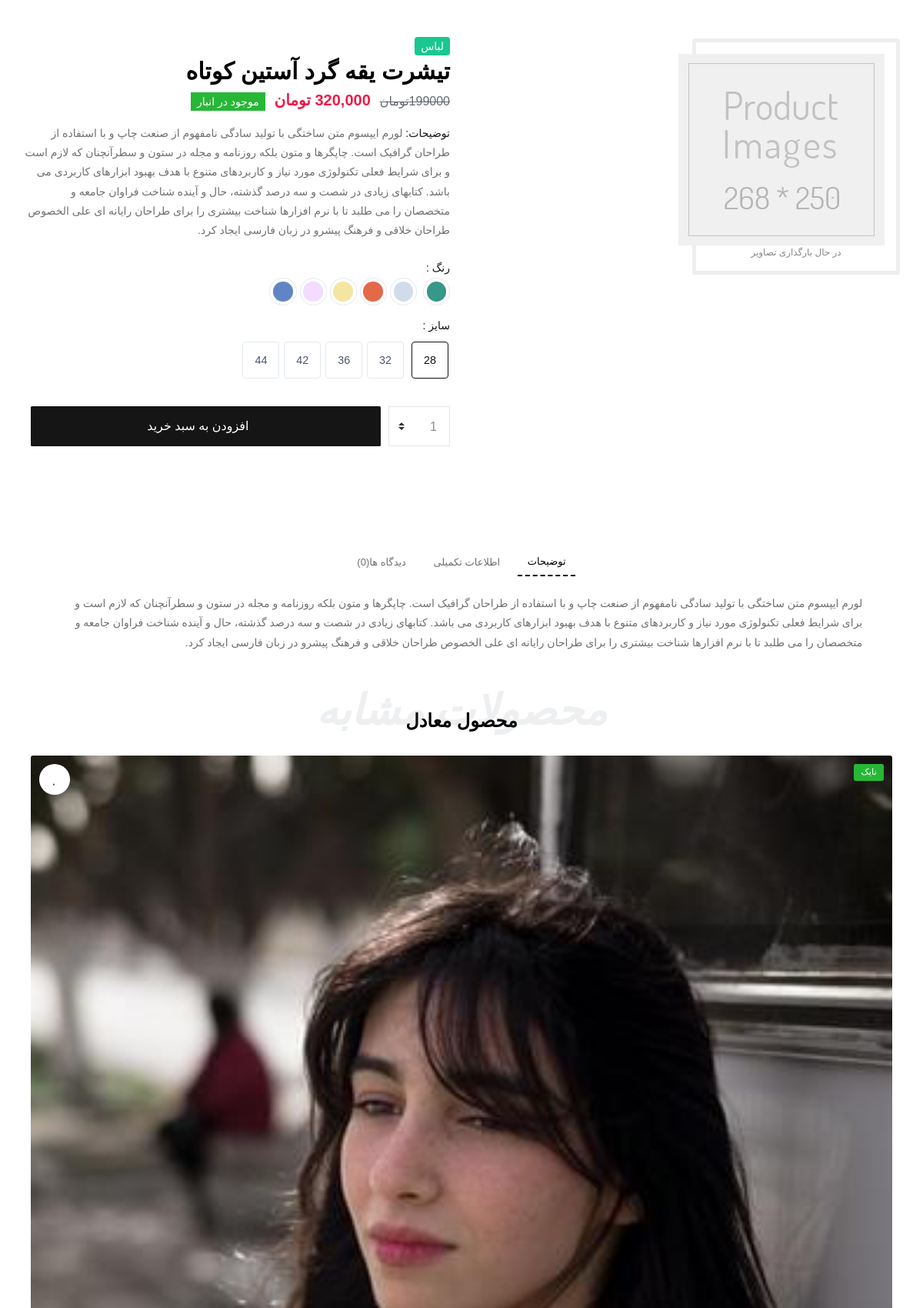
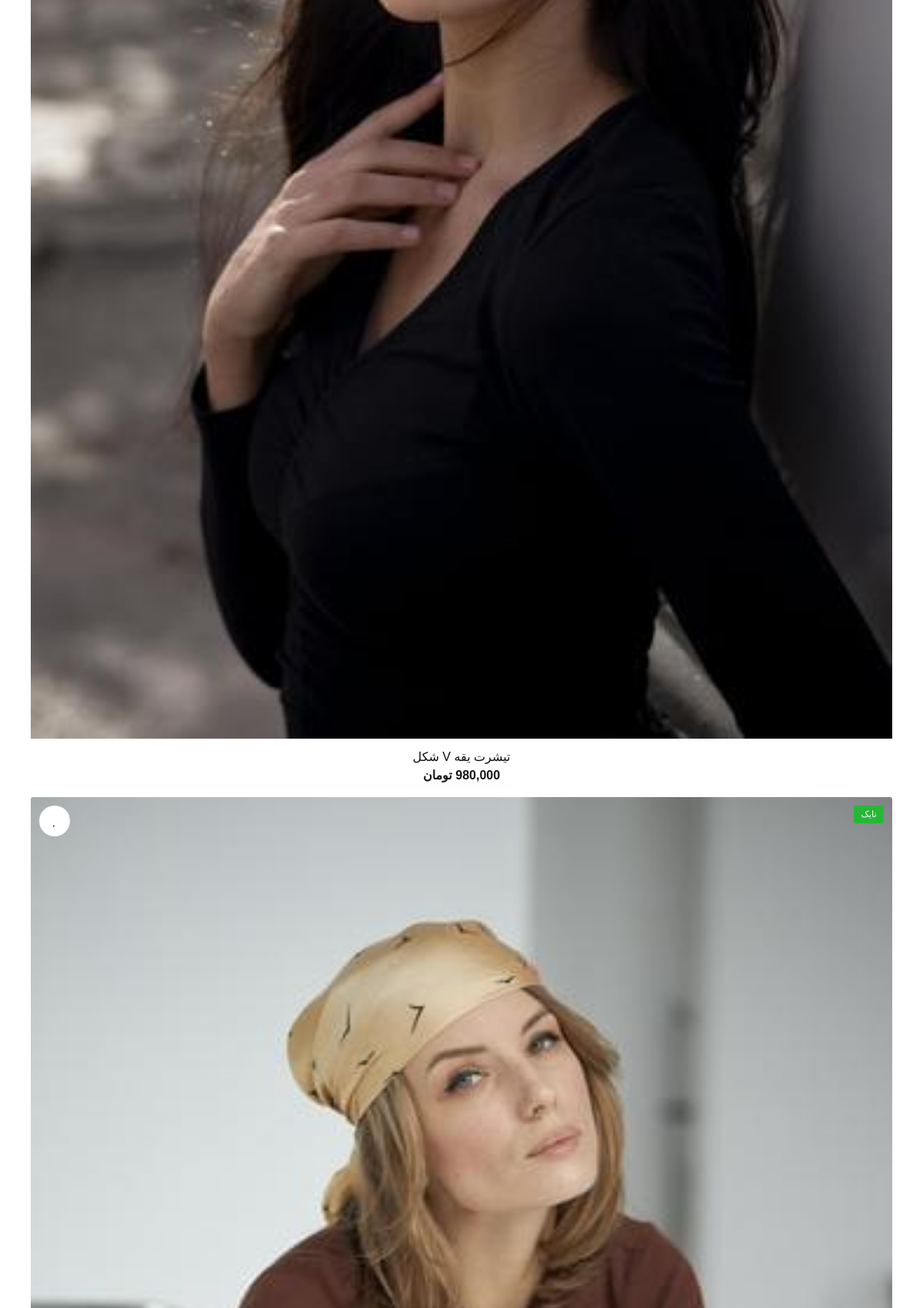
Page /products/Short-Sleeve-Round-Neck-T-Shirt-1/ (upper part) on the committed database (2 pictures, top to bottom).
### product/models.py (models this page shows, shortened)
class Product(models.Model):
    title = models.CharField(max_length=300, verbose_name='نام محصول')
    category = models.ManyToManyField(ProductCategory, related_name='product_categories', verbose_name='دسته بندی ها')
    front_image = models.ImageField(upload_to='images/products', null=True, blank=True, verbose_name='تصویر جلوی محصول')
    back_image = models.ImageField(upload_to='images/products', null=True, blank=True, verbose_name='تصویر پشت محصول')
    brand = models.ForeignKey(ProductBrand, on_delete=models.CASCADE, null=True, blank=True, verbose_name='برند')
    size = models.ForeignKey(ProductSize, on_delete=models.CASCADE, null=True, blank=True, verbose_name='سایز')
    color = models.ForeignKey(ProductColor, on_delete=models.CASCADE, null=True, blank=True, verbose_name='رنگ')
    price = models.IntegerField(verbose_name='قیمت محصول')
    short_description = models.CharField(max_length=360, db_index=True, null=True, verbose_name='توضیحات کوتاه')
    description = models.TextField(db_index=True, verbose_name='توضیحات اصلی')
    slug = models.SlugField(max_length=200, default="", null=False, db_index=True, blank=True, unique=True, verbose_name='عنوان در url')
    is_active = models.BooleanField(default=False, verbose_name='فعال / غیرفعال')
    is_delete = models.BooleanField(verbose_name='حذف شده / نشده')
    class Meta:
        verbose_name = 'محصول'
        verbose_name_plural = 'محصولات'

class ProductBrand(models.Model):
    title = models.CharField(max_length=300, db_index=True, verbose_name='نام برند')
    url_title = models.CharField(max_length=300, db_index=True, verbose_name='نام در url')
    is_active = models.BooleanField(verbose_name='فعال / غیرفعال')
    def __str__(self):
        return self.title
    class Meta:
        verbose_name = 'برند'
        verbose_name_plural = 'برند ها'

### product/views.py (the view)
# urls.py: path('<slug:slug>/', views.ProductDetailView.as_view(), name='product_detail_page_view'),
class ProductDetailView(DetailView):
    template_name = 'product/product-detail.html'
    model = Product
    def get_context_data(self, **kwargs):
        context = super(ProductDetailView, self).get_context_data()
        context['main_product'] = Product.objects.all()
        loaded_product = self.object
        galleries = list(ProductGallery.objects.filter(product_id=loaded_product.id).all())
        galleries.insert(0, loaded_product)
        context['product_galleries_group'] = group_list(galleries, 6)
        context['related_products'] = group_list(list(Product.objects.filter(brand_id=loaded_product.brand_id).exclude
                                                      (pk=loaded_product.id).all()[:12]), 4)
        product: Product = kwargs.get('object')
        context['comments'] = (ProductComment.objects.filter(product_id=product.id, parent=None, confirmation=True).order_by
                               ('-create_date').prefetch_related('productcomment_set'))
        context['comments_count'] = ProductComment.objects.filter(product_id=product.id, confirmation=True).count()
        user_ip = get_client_ip(self.request)
        user_id = None
        if self.request.user.is_authenticated:
            user_id = self.request.user.id
        has_been_visited = ProductVisit.objects.filter(ip__iexact=user_ip, product_id=loaded_product.id).exists()
        if not has_been_visited:
            new_visit = ProductVisit(ip=user_ip, user_id=user_id, product_id=loaded_product.id)
            new_visit.save()
        return context

### product/templates/product/product-detail.html (shortened to what this page needs)
{% extends 'shared/layout.html' %}
{% load static %}
{% load thumbnail %}
{% load poll_extras %}
{% load date_time_tags %}
{% block content %}
    <!DOCTYPE html>
    <html lang="en" dir="rtl">
    <head>
    </head>
    <body>
    <div id="main-wrapper">
        <section class="middle">
            <div class="container">
                <div class="row">
                    <div class="col-xl-6 col-lg-6 col-md-12 col-sm-12">
                        <div class="sp-loading">
                            <img src="{% static 'img/product/default-product.jpg' %}" alt="{{ product.title }}">
                            <br> در حال بارگذاری تصاویر
                        </div>
                    </div>
                    <div class="col-xl-6 col-lg-6 col-md-12 col-sm-12">
                        <div class="prd_details">
                            <div class="prt_01 mb-1"><span class="text-light bg-info rounded px-2 py-1">
                                لباس</span></div>
                            <div class="prt_02 mb-3">
                                <h2 class="ft-bold mb-1">{{ product.title }}</h2>
                                <div class="text-right">
                                    <div class="elis_rty"><span class="ft-medium text-muted line-through fs-md ml-2">
                                        199000تومان</span>
                                        <span class="ft-bold theme-cl fs-lg ml-2">{{ product.price | three_digits_currency }}</span>
                                        <span class="ft-regular text-light bg-success py-1 px-2 fs-sm"> موجود در انبار</span>
                                    </div>
                                </div>
                            </div>
                            <div class="prt_03 mb-4">
                                <p><span class="text-bold text-dark">توضیحات: </span>{{ product.description }}</p>
                            </div>
                            <div class="prt_04 mb-2">
                                <p class="d-flex align-items-center mb-0 text-dark ft-medium">رنگ :</p>
                                <div class="text-right">
                                    <div class="form-check form-option form-check-inline mb-1">
                                        <label class="form-option-label rounded-circle" for="white8"><span
                                                class="form-option-color rounded-circle blc7"></span></label>
                                    </div>
                                    <div class="form-check form-option form-check-inline mb-1">
                                        <label class="form-option-label rounded-circle" for="blue8"><span
                                                class="form-option-color rounded-circle blc2"></span></label>
                                    </div>
                                    <div class="form-check form-option form-check-inline mb-1">
                                        <label class="form-option-label rounded-circle" for="yellow8"><span
                                                class="form-option-color rounded-circle blc5"></span></label>
                                    </div>
                                    <div class="form-check form-option form-check-inline mb-1">
                                        <label class="form-option-label rounded-circle" for="pink8"><span
                                                class="form-option-color rounded-circle blc3"></span></label>
                                    </div>
                                    <div class="form-check form-option form-check-inline mb-1">
                                        <label class="form-option-label rounded-circle" for="red"><span
                                                class="form-option-color rounded-circle blc4"></span></label>
                                    </div>
                                    <div class="form-check form-option form-check-inline mb-1">
                                        <label class="form-option-label rounded-circle" for="green"><span
                                                class="form-option-color rounded-circle blc6"></span></label>
                                    </div>
                                </div>
                            </div>
                            <div class="prt_04 mb-4">
                                <p class="d-flex align-items-center mb-0 text-dark ft-medium">سایز :</p>
                                <div class="text-right pb-0 pt-2">
                                    <div class="form-check size-option form-option form-check-inline mb-2">
                                        <label class="form-option-label" for="28">28</label>
                                    </div>
                                    <div class="form-check form-option size-option  form-check-inline mb-2">
                                        <label class="form-option-label" for="32">32</label>
                                    </div>
                                    <div class="form-check form-option size-option  form-check-inline mb-2">
                                        <label class="form-option-label" for="36">36</label>
                                    </div>
                                    <div class="form-check form-option size-option  form-check-inline mb-2">
                                        <label class="form-option-label" for="42">42</label>
                                    </div>
                                    <div class="form-check form-option size-option  form-check-inline mb-2">
                                        <label class="form-option-label" for="44">44</label>
                                    </div>
                                </div>
                            </div>
                            <div class="prt_05 mb-4">
                                <div class="form-row mb-7">
                                    <div class="col-12 col-lg-auto">
                                        <select class="mb-2 custom-select">
                                            <option value="1" selected="">1</option>
                                        </select>
                                    </div>
                                    <div class="col-12 col-lg">
                                        <button type="submit" class="btn btn-block custom-height bg-dark mb-2">
                                            <i class="lni lni-shopping-basket ml-2"></i>افزودن به سبد خرید
                                        </button>
                                    </div>
                                    <div class="col-12 col-lg-auto">
                                    </div>
                                </div>
                            </div>
                        </div>
                    </div>
                </div>
            </div>
        </section>
        <section class="middle">
            <div class="container">
                <div class="row align-items-center justify-content-center">
                    <div class="col-xl-11 col-lg-12 col-md-12 col-sm-12">
                        <ul class="nav nav-tabs b-0 d-flex align-items-center justify-content-center simple_tab_links mb-4 p-0"
                            id="myTab" role="tablist">
                            <li class="nav-item" role="presentation">
                                <a class="nav-link active" id="description-tab" href="#description" data-toggle="tab"
                                   role="tab" aria-controls="description" aria-selected="true">توضیحات</a>
                            </li>
                            <li class="nav-item" role="presentation">
                                <a class="nav-link" href="#information" id="information-tab" data-toggle="tab"
                                   role="tab" aria-controls="information" aria-selected="false">اطلاعات تکمیلی</a>
                            </li>
                            <li class="nav-item" role="presentation" id="comments_area">
                                <a class="nav-link" href="#reviews" id="reviews-tab" data-toggle="tab" role="tab"
                                   aria-controls="reviews" aria-selected="false">دیدگاه ها({{ comments_count }})</a>
                            </li>
                        </ul>
                        <div class="tab-content" id="myTabContent">
                            <div class="tab-pane fade show active" id="description" role="tabpanel"
                                 aria-labelledby="description-tab">
                                <div class="description_info">
                                    <p class="p-0 mb-2">{{ product.description }}</p>
                                </div>
                            </div>
                        </div>
                    </div>
                </div>
            </div>
        </section>
        <section class="middle pt-0">
            <div class="container">
                <div class="row justify-content-center">
                    <div class="col-xl-12 col-lg-12 col-md-12 col-sm-12">
                        <div class="sec_title position-relative text-center">
                            <h2 class="off_title">محصولات مشابه</h2>
                            <h3 class="ft-bold pt-3">محصول معادل</h3>
                        </div>
                    </div>
                </div>
                <div class="row">
                    <div class="col-xl-12 col-lg-12 col-md-12 col-sm-12">
                        <div class="slide_items">
                            {% for group in related_products %}
                                {% for product in group %}
                                    <div class="single_itesm">
                                        <div class="product_grid card b-0 mb-0">
                                            <div class="badge bg-success text-white position-absolute ft-regular ab-right  text-upper">
                                                {{ product.brand.title }}
                                            </div>
                                            <button class="snackbar-wishlist btn btn_love position-absolute ab-left">
                                                <i class="far fa-heart"></i>
                                            </button>
                                            <div class="card-body p-0">
                                                <div class="shop_thumb position-relative">
                                                    <a class="card-img-top d-block overflow-hidden"
                                                       href="{% url 'product_detail_page_view' slug=product.slug %}">
                                                        {% thumbnail product.front_image "420x550" quality=90 crop='center' as im %}
                                                            <img class="card-img-top" src="{{ im.url }}"
                                                                 alt="{{ product.title }}">
                                                        {% endthumbnail %}
                                                    </a>
                                                </div>
                                            </div>
                                            <div class="card-footer b-0 p-3 pb-0 d-flex align-items-start justify-content-center">
                                                <div class="text-left">
                                                    <div class="text-center">
                                                        <h5 class="fw-bolder fs-md mb-0 lh-1 mb-1"><a
                                                                href="{% url 'product_detail_page_view' slug=product.slug %}">{{ product.title }}</a></h5>
                                                        <div class="elis_rty"><span
                                                                class="ft-bold fs-md text-dark">{{ product.price|three_digits_currency }}</span>
                                                        </div>
                                                    </div>
                                                </div>
                                            </div>
                                        </div>
                                    </div>
                                {% endfor %}
                            {% endfor %}
                        </div>
                    </div>
                </div>
            </div>
        </section>
    </div>
    </body>
    </html>
{% endblock %}

### rows in the picture
Product: title "تیشرت یقه گرد آستین کوتاه", price|three_digits_currency "320,000 تومان", description "لورم ایپسوم متن ساختگی با تولید سادگی نامفهوم از صنعت چاپ و با استفاده از طراحان گرافیک است. چاپگرها و متون بلکه روزنامه و مجله در ستون و سطرآنچنان که لازم است و برای شرایط فعلی تکنولوژی مورد نیاز و کاربردهای متنوع با هدف بهبود ابزارهای کاربردی می باشد. کتابهای زیادی در شصت و سه درصد گذشته، حال و آینده شناخت فراوان جامعه و متخصصان را می طلبد تا با نرم افزارها شناخت بیشتری را برای طراحان رایانه ای علی الخصوص طراحان خلاقی و فرهنگ پیشرو در زبان فارسی ایجاد کرد."
Product: brand "نایک", shows a picture, title "تیشرت یقه V شکل", price|three_digits_currency "980,000 تومان"
Product: brand "نایک", shows a picture

### other values in the picture
{{ comments_count }} "0"
